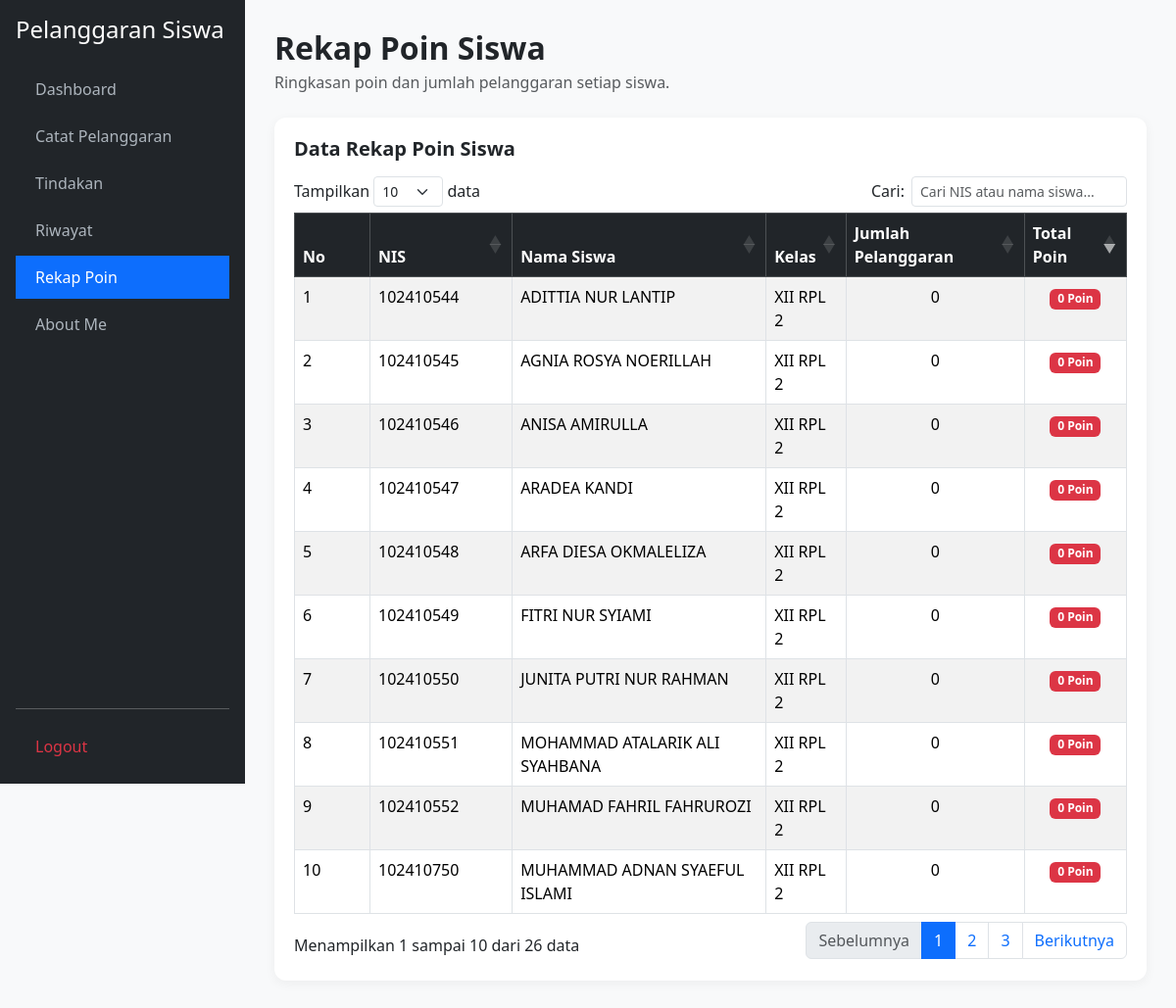
The app's page /rekap_poin.php, older data.
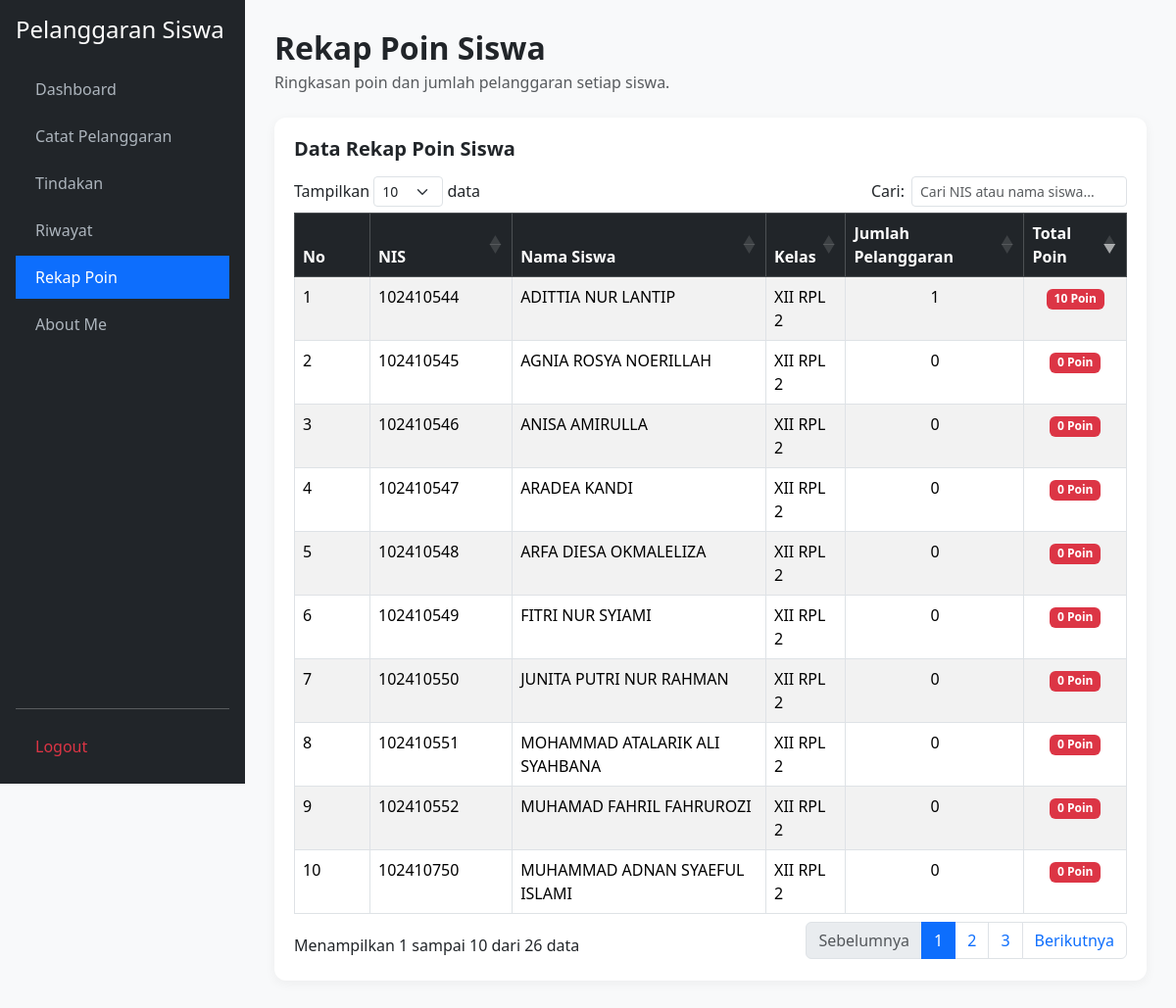
The same page, newer data.
### tables this page shows
CREATE TABLE `t_siswa` (
  `id` int(11) NOT NULL,
  `nis` varchar(30) NOT NULL,
  `nisn` varchar(20) DEFAULT NULL,
  `nama` varchar(150) NOT NULL,
  `jenis_kelamin` char(1) DEFAULT NULL,
  `tanggal_lahir` date DEFAULT NULL,
  `alamat` text DEFAULT NULL,
  `status_aktif` tinyint(1) DEFAULT 1,
  `created_at` timestamp NULL DEFAULT NULL,
  `updated_at` timestamp NULL DEFAULT NULL
);

### rekap_poin.php (the view, shortened to what this page needs)
<?php
require_once 'koneksi.php';
$conn = $conn ?? ($koneksi ?? null);
$sql = "SELECT s.id AS siswa_id, s.nis, s.nama AS nama_siswa, k.nama AS nama_kelas,
        COUNT(ps.id) AS jumlah_pelanggaran, COALESCE(SUM(ps.poin), 0) AS total_poin
        FROM t_siswa AS s
        LEFT JOIN t_kelas_siswa AS ks ON ks.siswa_id = s.id AND ks.status_aktif = 1
        LEFT JOIN t_kelas AS k ON k.id = ks.kelas_id
        LEFT JOIN t_pelanggaran_siswa AS ps ON ps.siswa_id = s.id
        GROUP BY s.id, s.nis, s.nama, k.nama
        ORDER BY total_poin DESC, s.nama ASC";
$result = mysqli_query($conn, $sql);
function e($v) { return htmlspecialchars((string)($v ?? '-'), ENT_QUOTES, 'UTF-8'); }
?>
<!DOCTYPE html>
<html lang="id">
<head>
    <link href="https://cdn.jsdelivr.net/npm/bootstrap@5.3.3/dist/css/bootstrap.min.css" rel="stylesheet">
    <link href="https://cdn.datatables.net/1.13.8/css/dataTables.bootstrap5.min.css" rel="stylesheet">
</head>
<body>
<div class="sidebar d-flex flex-column p-3">
    <h4 class="text-white mb-4">Pelanggaran Siswa</h4>
    <ul class="nav nav-pills flex-column mb-auto">
        <li class="nav-item mb-1"><a href="dashboard.php">Dashboard</a></li>
        <li class="nav-item mb-1"><a href="catat_pelanggaran.php">Catat Pelanggaran</a></li>
        <li class="nav-item mb-1"><a href="tindakan.php">Tindakan</a></li>
        <li class="nav-item mb-1"><a href="riwayat.php">Riwayat</a></li>
        <li class="nav-item mb-1"><a href="rekap_poin.php" class="active">Rekap Poin</a></li>
        <li class="nav-item mb-1"><a href="about_me.php">About Me</a></li>
    </ul>
    <hr><a href="logout.php" class="text-danger" onclick="return confirm('Yakin ingin keluar?')">Logout</a>
</div>
<div class="main">
    <div class="mb-4">
        <h2 class="fw-bold mb-1">Rekap Poin Siswa</h2>
        <p class="text-muted">Ringkasan poin dan jumlah pelanggaran setiap siswa.</p>
    </div>
    <div class="table-container">
        <h5 class="fw-bold mb-3">Data Rekap Poin Siswa</h5>
        <div class="table-responsive">
            <table id="tabelRekap" class="table table-bordered table-striped table-hover w-100">
                <thead class="table-dark">
                    <tr>
                        <th style="width: 60px;">No</th><th>NIS</th><th>Nama Siswa</th>
                        <th>Kelas</th><th>Jumlah Pelanggaran</th><th>Total Poin</th>
                    </tr>
                </thead>
                <tbody>
                    <?php while ($row = mysqli_fetch_assoc($result)) : ?>
                        <tr>
                            <td></td>
                            <td><?= e($row['nis']); ?></td>
                            <td><?= e($row['nama_siswa']); ?></td>
                            <td><?= e($row['nama_kelas']); ?></td>
                            <td class="text-center"><?= number_format((int)$row['jumlah_pelanggaran'], 0, ',', '.'); ?></td>
                            <td class="text-center"><span class="badge bg-danger"><?= number_format((int)$row['total_poin'], 0, ',', '.'); ?> Poin</span></td>
                        </tr>
                    <?php endwhile; ?>
                </tbody>
            </table>
        </div>
    </div>
</div>
</body>
</html>

Row changes from the older to the newer data that the page shows:
changed t_siswa "ADITTIA NUR LANTIP": jumlah_pelanggaran "0" → "1"; total_poin "0" → "10"
